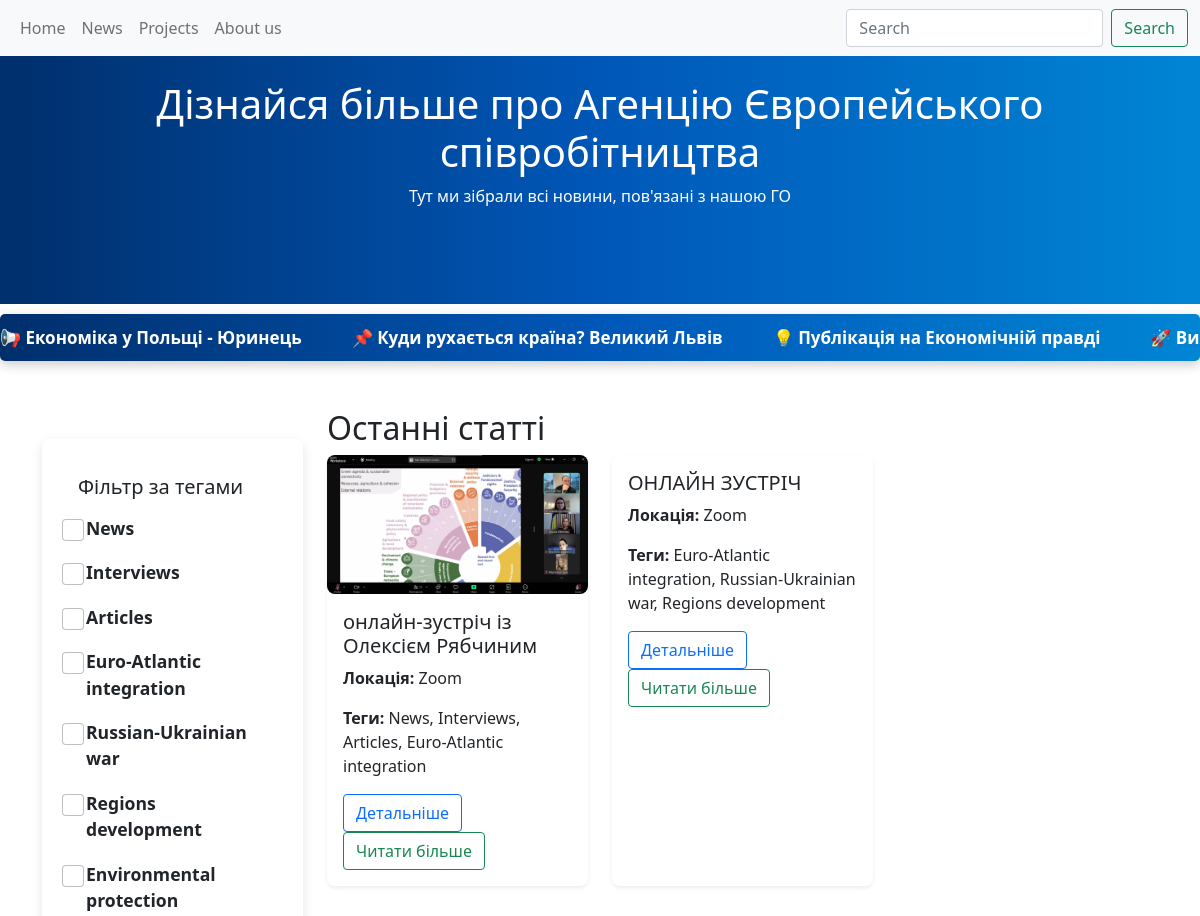
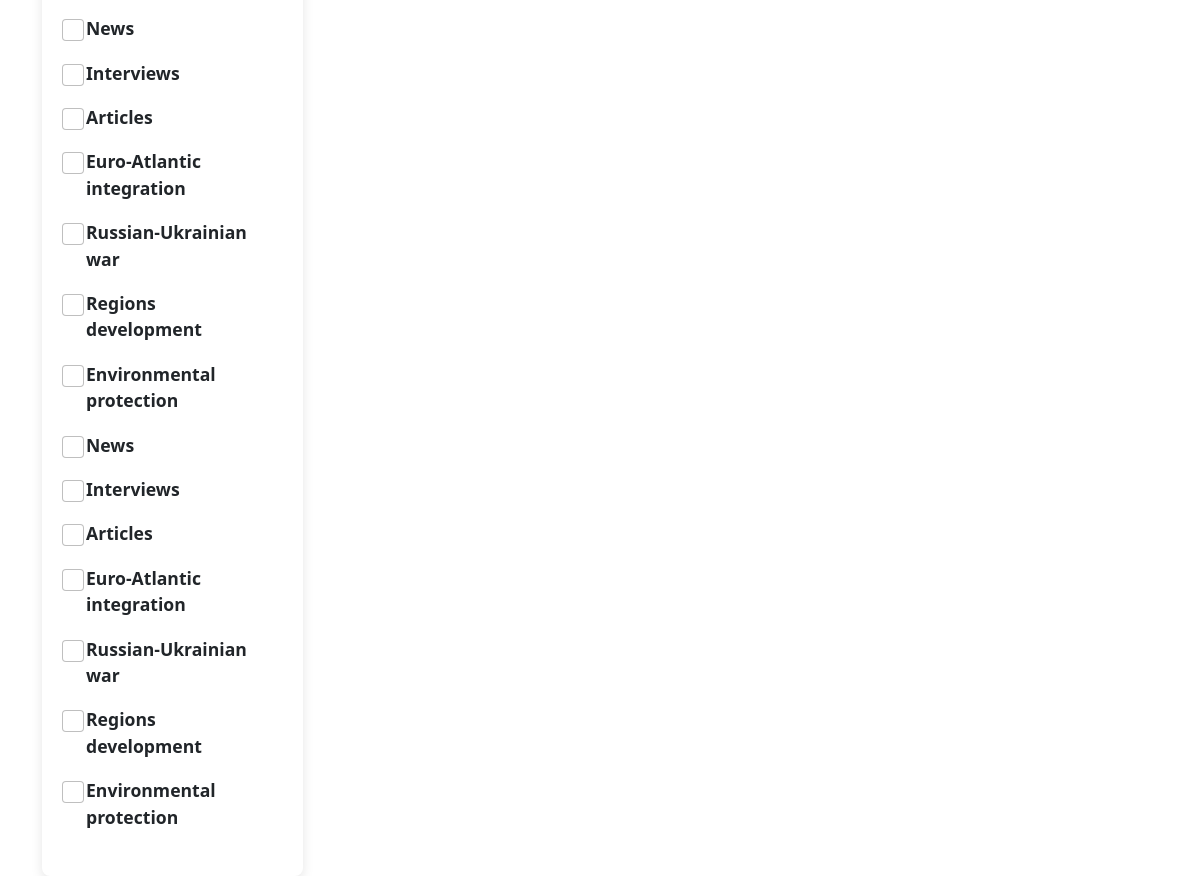
Page /news on the committed database (2 pictures, top to bottom).
### website/models.py (models this page shows, shortened)
class NewsTag(db.Model):
    __tablename__ = 'news_tags'
    id = db.Column(db.Integer, primary_key=True)
    name = db.Column(db.String(150), nullable=False)

class News(db.Model):
    __tablename__ = 'news'
    id = db.Column(db.Integer, primary_key=True)
    name = db.Column(db.String(150), nullable=False)
    location = db.Column(db.String(150), nullable=False)
    date = db.Column(db.Date, nullable=False)
    description = db.Column(db.String, nullable=False)
    image_path = db.Column(db.String, nullable=True)
    link = db.Column(db.String, nullable=True)
    tags = db.relationship('NewsTag', secondary='news_tagging_table', backref='news', lazy='dynamic')

### website/news.py (the view)
@news.route("/news", methods=["GET", "POST"])
def load_news():
    all_tags = NewsTag.query.all()
    news_articles = News.query.all()
    news_data = []
    for article in news_articles:
        image_filename = article.image_path
        image_path = os.path.join("website", "static", "uploads", image_filename) if image_filename else 'NaN'
        news_data.append({
            "id": article.id,
            "name": article.name,
            "location": article.location,
            "date": article.date,
            "description": article.description,
            "link": article.link,
            "image_exists": os.path.exists(image_path),
            "image_path": f"uploads/{image_filename}" if os.path.exists(image_path) else None,
            "tags": [tag.name for tag in article.tags]
        })
    return render_template('news.html', news_articles=news_data, all_tags = all_tags)

### website/templates/news.html (shortened to what this page needs)
<!DOCTYPE html>
<html lang="uk">
<head>
    <link href="https://cdn.jsdelivr.net/npm/bootstrap@5.0.2/dist/css/bootstrap.min.css" rel="stylesheet"
>
    <link rel="stylesheet" href="{{ url_for('static', filename='styles/news.css') }}">
</head>
<body>
    {% include 'navbar.html' %}
    <section class="hero-section">
        <div class="container text-center">
            <h1 class="hero-title">Дізнайся більше про Агенцію Європейського співробітництва</h1>
            <p class="hero-subtitle">Тут ми зібрали всі новини, пов'язані з нашою ГО</p>
        </div>
    </section>
    <div class="news-ticker-container">
        <div class="news-ticker">
            <ul>
                {% for news_link in [
                    ('https://espreso.tv/ekonomika-u-polshchi-trivae-rozkhituvannya-vseredini-kraini-mi-perezhili-skhozhe-v-ukraini-10-rokiv-tomu-nardepka-yurinets', '📢 Економіка у Польщі - Юринець'),
                    ('https://vgolos.ua/news/kudi-ruhaietsya-krayina-govorit-velikiy-lviv-translyaciya_1446956.html', '📌 Куди рухається країна? Великий Львів'),
                    ('https://www.epravda.com.ua/rus/publications/2024/05/21/713946/', '💡 Публікація на Економічній правді'),
                    ('https://rubryka.com/blog/vyhovannya-novyh-lideriv-klyuch-do-majbutnogo-vstupu-ukrayiny-v-nato/', '🚀 Виховання нових лідерів'),
                    ('https://cs.detector.media/reforms/texts/186170/2024-06-23-iv-model-molodizhnoi-parlamentskoi-asamblei-nato-vstup-ukrainy-v-nato-tezh-vygidnyy-alyansu/', '⚡ Вступ України в НАТО')
                ] %}
                <li><a href="{{ news_link[0] }}" target="_blank">{{ news_link[1] }}</a></li>
            </ul>
        </div>
    </div>
    <div class="container mt-5">
        <div class="row">
            <div class="col-lg-3 col-md-4">
                <div class="card filter-card sticky-filter">
                    <div class="card-body">
                        <h5 class="card-title">Фільтр за тегами</h5>
                        <div id="tagsFilter">
                            {% for tag in all_tags %}
                            <div class="form-check">
                                <input class="form-check-input" type="checkbox" value="{{ tag.name }}"
                                    id="tag-{{ tag.name }}">
                                <label class="form-check-label" for="tag-{{ tag.name }}">
                                    {{ tag.name }}
                                </label>
                            </div>
                            {% endfor %}
                        </div>
                    </div>
                </div>
            </div>
            <div class="col-lg-9 col-md-8">
                <h2 class="section-title">Останні статті</h2>
                <div class="row">
                    {% for article in news_articles %}
                    <div class="col-md-6 col-lg-4 mb-4 news-card" data-tags="{{ article.tags | join(' ') }}">
                        <div class="card shadow-sm h-100">
                            {% if article.image_exists %}
                            <img src="{{ url_for('static', filename=article.image_path) }}" alt="Зображення новини" class="card-img-top">
                            {% endif %}
                            <div class="card-body">
                                <h5 class="card-title">{{ article.name }}</h5>
                                <p class="card-text"><strong>Локація:</strong> {{ article.location }}</p>
                                <p class="card-text mt-2"><strong>Теги:</strong> {{ article.tags | join(', ') }}</p>
                                <a href="{{ url_for('news.view_project', project_id=article.id) }}" class="btn btn-outline-primary">Детальніше</a>
                                {% if article.link %}
                                <a href="{{ article.link }}" target="_blank" class="btn btn-outline-success">Читати більше</a>
                                {% endif %}
                            </div>
                        </div>
                    </div>
                    {% endfor %}
                </div>
            </div>
        </div>
    </div>
</body>
</html>

### website/static/styles/news.css (style rules this page uses)
.hero-section { background: linear-gradient(to right, #002f6c, #0057b8, #0085d4); color: white; padding: 80px 0; text-align: center; }
.container.mt-5 { margin-top: 60px; }
@media (min-width: 992px) { .sticky-filter { position: sticky; top: 120px; z-index: 10; background: white; box-shadow: 0 4px 10px rgba(0, 0, 0, 0.1); border-radius: 8px; padding: 15px; margin-top: 30px; } }
.filter-card { border: none; box-shadow: 0 4px 12px rgba(0, 0, 0, 0.1); padding: 20px; }
.filter-card .form-check { padding: 8px; }
.filter-card .form-check-input { width: 22px; height: 22px; }
.filter-card .form-check-label { font-size: 1.1rem; font-weight: bold; }
.news-card .card { background: white; border: none; border-radius: 8px; transition: transform 0.3s ease, box-shadow 0.3s ease; }
.card-img-top { height: 180px; object-fit: cover; border-radius: 8px 8px 0 0; }
.news-ticker-container { width: 100%; background: linear-gradient(to right, #002f6c, #0057b8, #0085d4); padding: 6px 0; overflow: hidden; margin-top: 10px; border-radius: 5px; box-shadow: 0 4px 12px rgba(0, 0, 0, 0.2); }
.news-ticker { display: flex; align-items: center; height: 35px; overflow: hidden; white-space: nowrap; font-size: 16px; font-weight: bold; }
.news-ticker ul { display: flex; list-style: none; padding: 0; margin: 0; animation: ticker-scroll 100s linear infinite; }
.news-ticker li { margin-right: 50px; }
.news-ticker a { color: white; font-size: 17px; font-weight: bold; text-decoration: none; transition: color 0.3s, transform 0.2s; }
.news-card img { max-width: 100%; height: auto; display: block; margin: 0 auto; border-radius: 8px; }

### rows in the picture
NewsTag: name "News"
NewsTag: name "Interviews"
NewsTag: name "Articles"
NewsTag: name "Euro-Atlantic integration"
NewsTag: name "Russian-Ukrainian war"
NewsTag: name "Regions development"
NewsTag: name "Environmental protection"
NewsTag: name "News"
NewsTag: name "Interviews"
NewsTag: name "Articles"
NewsTag: name "Euro-Atlantic integration"
NewsTag: name "Russian-Ukrainian war"
NewsTag: name "Regions development"
NewsTag: name "Environmental protection"
NewsTag: name "News"
NewsTag: name "Interviews"
NewsTag: name "Articles"
NewsTag: name "Euro-Atlantic integration"
NewsTag: name "Russian-Ukrainian war"
NewsTag: name "Regions development"
NewsTag: name "Environmental protection"
News: name "онлайн-зустріч із Олексієм Рябчиним", location "Zoom", tags "News, Interviews, Articles, Euro-Atlantic integration"
News: name "ОНЛАЙН ЗУСТРІЧ", location "Zoom", tags "Euro-Atlantic integration, Russian-Ukrainian war, Regions development"

### other values in the picture
{{ news_link[1] }} "📢 Економіка у Польщі - Юринець" "📌 Куди рухається країна? Великий Львів" "💡 Публікація на Економічній правді" "🚀…"
